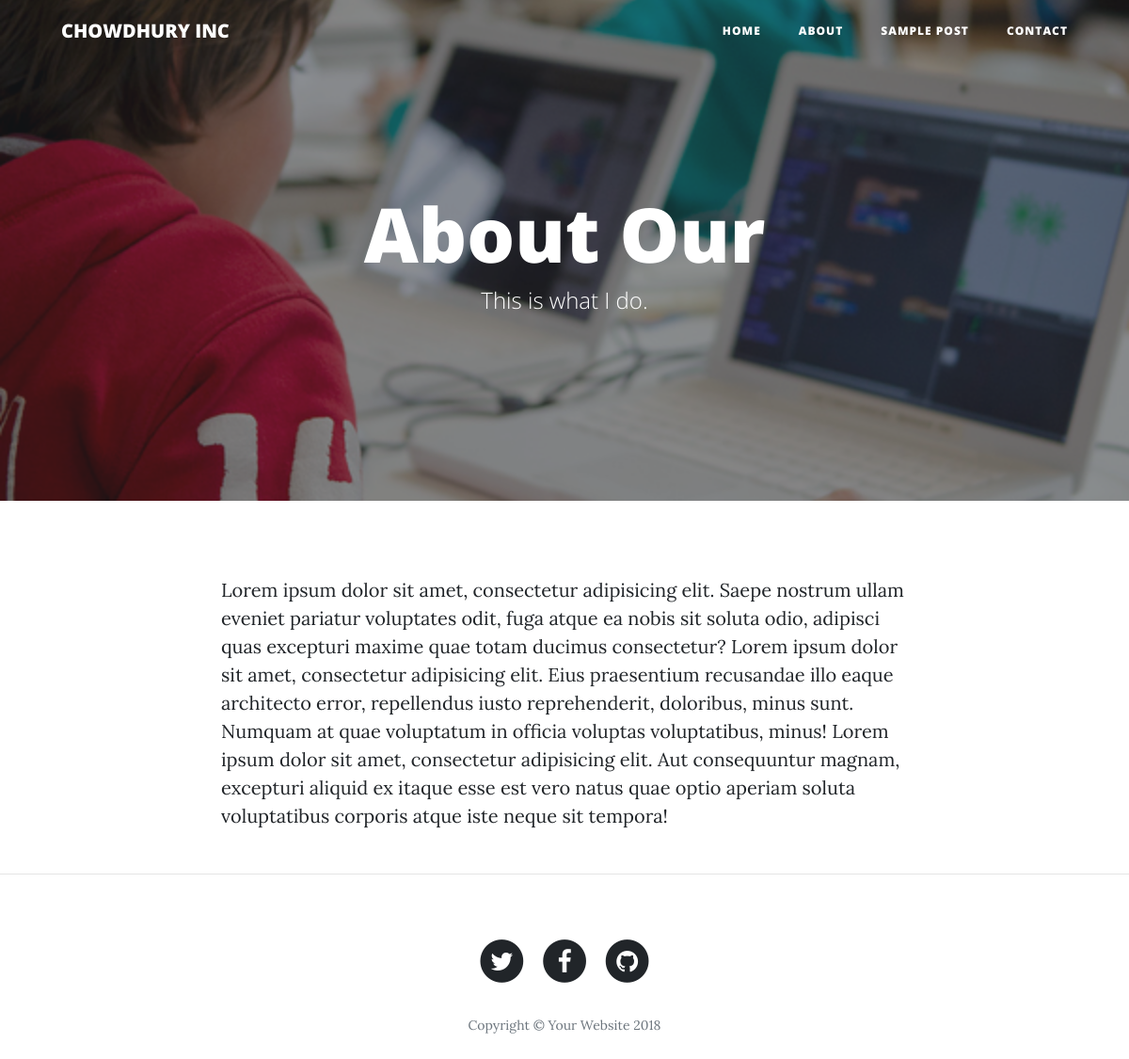
The page /about/ on the database its author committed.
### contact_app/models.py (models this page shows, shortened)
class about(models.Model):
      title = models.CharField(max_length=100)
      image = models.ImageField(upload_to='about/pic', height_field=None, width_field=None, max_length=None)
      sub_title = models.CharField(max_length=100)

class about_bio(models.Model):
    des = models.TextField()

### contact_app/views.py (the view)
# urls.py: path('about/', views.teamAbout, name="about"),
def teamAbout(request):
    about_h = about.objects.all()
    about_b = about_bio.objects.all()
    return render(request, 'about.html',{'about':about_h, 'ap':about_b})

### templates/about.html (shortened to what this page needs)
{% extends "base.html" %}
{% load static %}
  {% block main_block %}
    {% for a in about %}
    <header class="masthead" style="background-image: url('{{ a.image.url }}')">
      <div class="overlay"></div>
      <div class="container">
        <div class="row">
          <div class="col-lg-8 col-md-10 mx-auto">
            <div class="page-heading">
              <h1>{{ a.title }}</h1>
              <span class="subheading">{{ a.sub_title }}</span>
            </div>
          </div>
        </div>
      </div>
    </header>
    {% endfor %}
    <div class="container">
      <div class="row">
      {% for ap in ap %}
        <div class="col-lg-8 col-md-10 mx-auto">
        <p>{{ ap.des }}</p>
        </div>
      {% endfor %}
      </div>
    </div>
    <hr>
{% endblock %}

### rows shown on the page
about: image (picture), title "About Our", sub_title "This is what I do."
about_bio: des "Lorem ipsum dolor sit amet, consectetur adipisicing elit. Saepe nostrum ullam eveniet pariatur voluptates odit, fuga atque ea nobis sit soluta odio, adipisci quas excepturi maxime quae totam ducimus consectetur? Lorem ipsum dolor sit amet, consectetur adipisicing elit. Eius praesentium recusandae illo eaque architecto error, repellendus iusto reprehenderit, doloribus, minus sunt. Numquam at quae voluptatum in officia voluptas voluptatibus, minus! Lorem ipsum dolor sit amet, consectetur adipisicing elit. Aut consequuntur magnam, excepturi aliquid ex itaque esse est vero natus quae optio aperiam soluta voluptatibus corporis atque iste neque sit tempora!"
